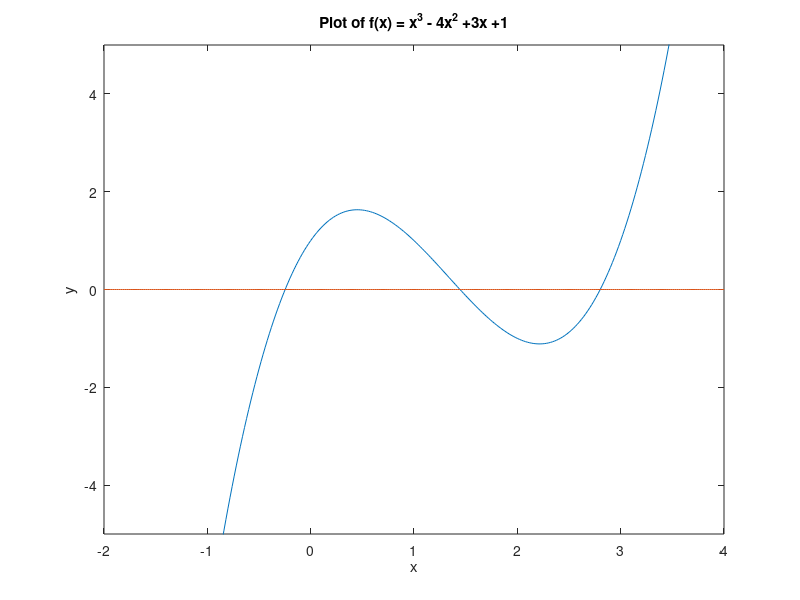

The MATLAB script that drew this image:
%	NEWTON.M

%	Math 351
%	Higdon

%	Use Newton's method to find roots of equation f(x) = 0,
%	Where f(x) = x^3 - 4x^2 + 3x + 1.

%	The following commands plot the function f in order to illustrate the 
%	approximate locations of the roots.
%	In the definition of vector x, the increment .02 is rather arbitrary. 
%	The main constraint is that the increment should be small enough that the 
%	graph looks smooth (otherwise, it's arbitrary).
%	A vector x could also be generated with the command linspace.
%	Matlab's "array" operations (i.e., vector operations) are used to compute 
%	the vector y of vertical coordinates.
x = -2 : 0.02 : 4;
y = x.^3 - 4*x.^2 + 3*x +1;
plot(x, y, x, zeros(size(x)))
axis([-2, 4, -5, 5])
title('Plot of f(x) = x^3 - 4x^2 +3x +1')
xlabel('x')
ylabel('y')

%	Apply Newton's Method/
%	The variables f and fprime are string variables that are evaluated when
%	Newton's method is executed.

f = 'x.^3 -4*x.^2 + 3*x +1';		% string variable
fprime = '3*x.^2 - 8*x + 3';		% string variable
maxiterations = 20;

%	Specify a vector of starting values for Newton's method, and then compute roots.
%	The fomula for Newton's method that is contained in the loop is stated in 
%	terms of a "vector division.
%	This means that the entries in vector x are operated on independently,
%	so that the final value of x is a list of roots corresponding to the various
%	starting values.
%	As new iterates are computed, they are added to the bottom of the array iters.

x = [0, 1.5, 3];				% Vector of starting values
iters = x;						% Used to accumulate iterations
for k = 1 : maxiterations,	% 20 by default
	xnew = x - eval(f) ./ eval(fprime);
	iters = [iters; xnew];
	test = abs(xnew -x) ./ (abs(xnew)+eps);
	if max(test) < 10*eps, break, end;
	x = xnew;
end

%	Switch to long format, display the final answer,
% 	and then turn off the longformat.
format long
iters
format

